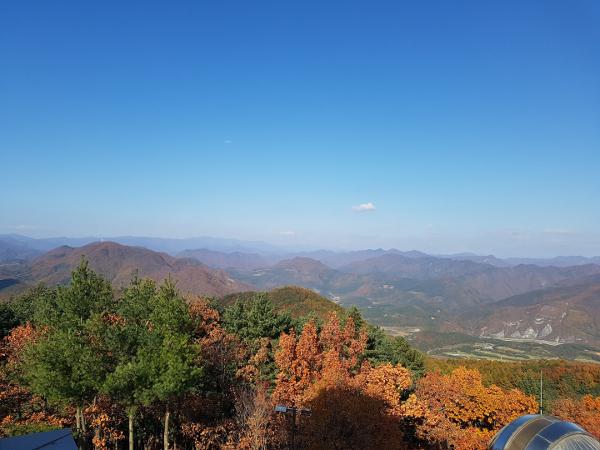
#> input picture ComputerVision/실습/Day01/picture/mountain.jpg, 600 x 450 px
$ jupyter execute --allow-errors 02.preprocessing.ipynb
#> lines starting #> are read from the running program, lines starting #| are printed output that depends on the picture; after the words box and inside, x2 and y2 are one past the last pixel; in counts of white or black regions, pixels touching at a corner belong together
<h1>Table of Contents<span class="tocSkip"></span></h1>
<div class="toc"><ul class="toc-item"><li><span><a href="#Histogram" data-toc-modified-id="Histogram-1"><span class="toc-item-num">1&nbsp;&nbsp;</span>Histogram</a></span><ul class="toc-item"><li><span><a href="#Histogram-Gray" data-toc-modified-id="Histogram-Gray-1.1"><span class="toc-item-num">1.1&nbsp;&nbsp;</span>Histogram Gray</a></span></li><li><span><a href="#Histogram-Equalization" data-toc-modified-id="Histogram-Equalization-1.2"><span class="toc-item-num">1.2&nbsp;&nbsp;</span>Histogram Equalization</a></span><ul class="toc-item"><li><span><a href="#적용-전" data-toc-modified-id="적용-전-1.2.1"><span class="toc-item-num">1.2.1&nbsp;&nbsp;</span>적용 전</a></span></li><li><span><a href="#적용-후" data-toc-modified-id="적용-후-1.2.2"><span class="toc-item-num">1.2.2&nbsp;&nbsp;</span>적용 후</a></span></li></ul></li></ul></li><li><span><a href="#Image-Threshold" data-toc-modified-id="Image-Threshold-2"><span class="toc-item-num">2&nbsp;&nbsp;</span>Image Threshold</a></span><ul class="toc-item"><li><span><a href="#Simple-Threshold" data-toc-modified-id="Simple-Threshold-2.1"><span class="toc-item-num">2.1&nbsp;&nbsp;</span>Simple Threshold</a></span></li><li><span><a href="#Adaptive-Threshold" data-toc-modified-id="Adaptive-Threshold-2.2"><span class="toc-item-num">2.2&nbsp;&nbsp;</span>Adaptive Threshold</a></span></li></ul></li><li><span><a href="#Image-Smoothing" data-toc-modified-id="Image-Smoothing-3"><span class="toc-item-num">3&nbsp;&nbsp;</span>Image Smoothing</a></span><ul class="toc-item"><li><span><a href="#Average-filter" data-toc-modified-id="Average-filter-3.1"><span class="toc-item-num">3.1&nbsp;&nbsp;</span>Average filter</a></span></li><li><span><a href="#Gaussian-filter" data-toc-modified-id="Gaussian-filter-3.2"><span class="toc-item-num">3.2&nbsp;&nbsp;</span>Gaussian filter</a></span></li><li><span><a href="#Median-filter" data-toc-modified-id="Median-filter-3.3"><span class="toc-item-num">3.3&nbsp;&nbsp;</span>Median filter</a></span></li><li><span><a href="#여러가지-필터-비교" data-toc-modified-id="여러가지-필터-비교-3.4"><span class="toc-item-num">3.4&nbsp;&nbsp;</span>여러가지 필터 비교</a></span></li></ul></li></ul></div>

## Histogram

* It is a plot with pixel values (ranging from 0 to 255, not always) in X-axis and corresponding number of pixels in the image on Y-axis.
* By looking at the histogram of an image, you get intuition about contrast, brightness, intensity distribution etc of that image.

**cv2.calcHist(images, channels, mask, histSize, ranges[, hist[, accumulate]])**
Parameters:
- image – 분석대상 이미지(uint8 or float32 type). Array형태.
- channels – 분석 채널(X축의 대상). 이미지가 graysacle이면 [0], color 이미지이면 [0],[0,1] 형태(1 : Blue, 2: Green, 3: Red)
- mask – 이미지의 분석영역. None이면 전체 영역.
- histSize – BINS 값. [256]
- ranges – Range값. [0,256]

### Histogram Gray

[cell 1]
import cv2
import numpy as np
import matplotlib.pylab as plt

#--① 이미지 그레이 스케일로 읽기 및 출력
img = cv2.imread('./picture/mountain.jpg', cv2.IMREAD_GRAYSCALE)
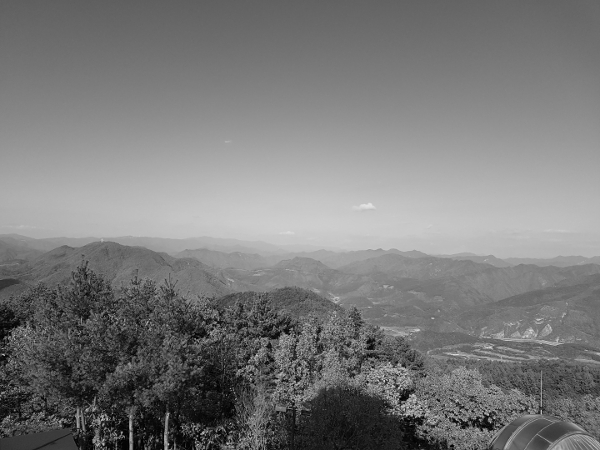
#> img: shape (450, 600); min 0, max 227, mean 121.9
plt.imshow(img,'gray')
plt.show()

#--② 히스토그램 계산 및 그리기
hist = cv2.calcHist([img], [0], None, [256], [0,255])
#> hist = 256 values, max 3288 at index 107, min 0 at index 220, mean 1054.7
plt.plot(hist)

print("hist.shape:", hist.shape)  #--③ 히스토그램의 shape (256,1)
#| hist.shape: (256, 1)
print("hist.sum():", hist.sum(), "img.shape:",img.shape) #--④ 히스토그램 총 합계와 이미지의 크기
#| hist.sum(): 270000.0 img.shape: (450, 600)
plt.show()

### Histogram Equalization

* Consider an image whose pixel values are confined to some specific range of values only. But a good image will have pixels from all regions of the image.
* So you need to stretch this histogram to either ends (as given in below image, from wikipedia) and that is what Histogram Equalization does (in simple words).
* This normally improves the contrast of the image.

CDF(Cumulative Distribution Function, 누적 분포 함수)
 : 어떤 확률 분포에 대해서 확률 변수가 특정 값보다 작거나 같은 확률을 나타낸다.

#### 적용 전

[cell 2]
import cv2
import numpy as np
from matplotlib import pyplot as plt

img = cv2.imread('picture/hawkes.jpg',0)
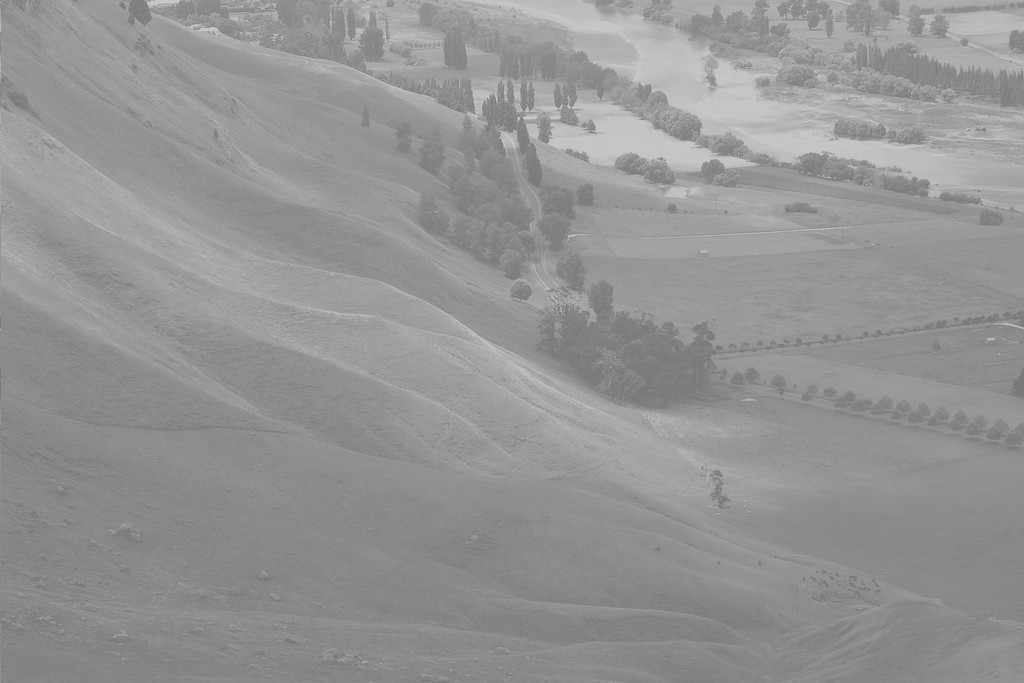
#> input picture ComputerVision/실습/Day01/picture/hawkes.jpg, 1024 x 683 px
#> img is the input picture: shape (683, 1024); min 114, max 208, mean 148
img = cv2.cvtColor(img, cv2.COLOR_BGR2RGB)
plt.figure(figsize=(8,6))
plt.imshow(img) # 이미지 출력

# 히스토그램 구하기
hist,bins = np.histogram(img.flatten(),256,[0,256])
#> hist = 256 values, max 86103 at index 137, min 0 at index 0, mean 8196; bins = 257 values from 0 to 256
# faltten() 일렬로 늘려놓는 것
# CDF(누적분포함수) 구하기
cdf = hist.cumsum()
#> cdf = 256 values from 0 to 2098176

## histogram
plt.figure(figsize=(8,5))
plt.subplot(2,1,1)
plt.title('histogram')
plt.hist(img.flatten(),256,[0,256], color = 'r')

## cdf
plt.subplot(2,1,2),
plt.title('cdf')
plt.plot(cdf, color = 'b')
plt.savefig('histogram_before.png') # 히스토그램 저장
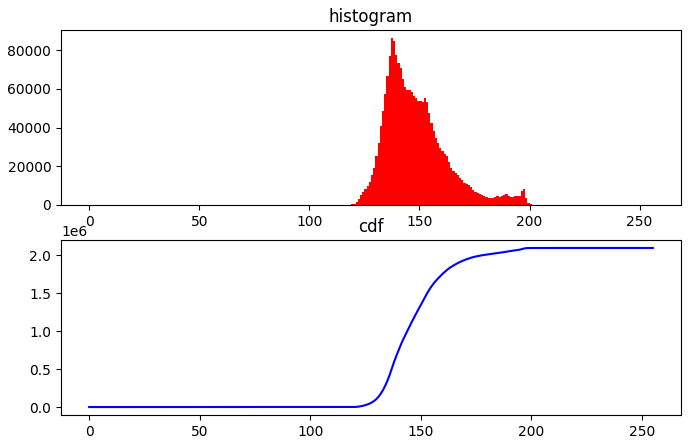
#> figure drawn by matplotlib, 2 panels; panel 1: tallest bar 86103 high, from x = 137 to 138; panel 2: curve peaks at x = 208, y = 2098176
plt.show()

#### 적용 후

[cell 3]
import cv2
import numpy as np
from matplotlib import pyplot as plt

img = cv2.imread('picture/hawkes.jpg',0)
hist,bins = np.histogram(img.flatten(),256,[0,256])
#> hist = 256 values, max 28701 at index 137, min 0 at index 0, mean 2732
cdf = hist.cumsum()
#> cdf = 256 values from 0 to 699392

# cdf의 값이 0인 경우는 mask처리를 하여 계산에서 제외
# mask처리가 되면 Numpy 계산에서 제외가 됨
# 아래는 cdf array에서 값이 0인 부분을 mask처리함
cdf_m = np.ma.masked_equal(cdf,0)

#History Equalization 공식
cdf_m = (cdf_m - cdf_m.min()) * 255 / (cdf_m.max() - cdf_m.min())

# Mask처리를 했던 부분을 다시 0으로 변환
cdf = np.ma.filled(cdf_m,0).astype('uint8')
#> cdf = 256 values from 0 to 255

img2 = cdf[img]
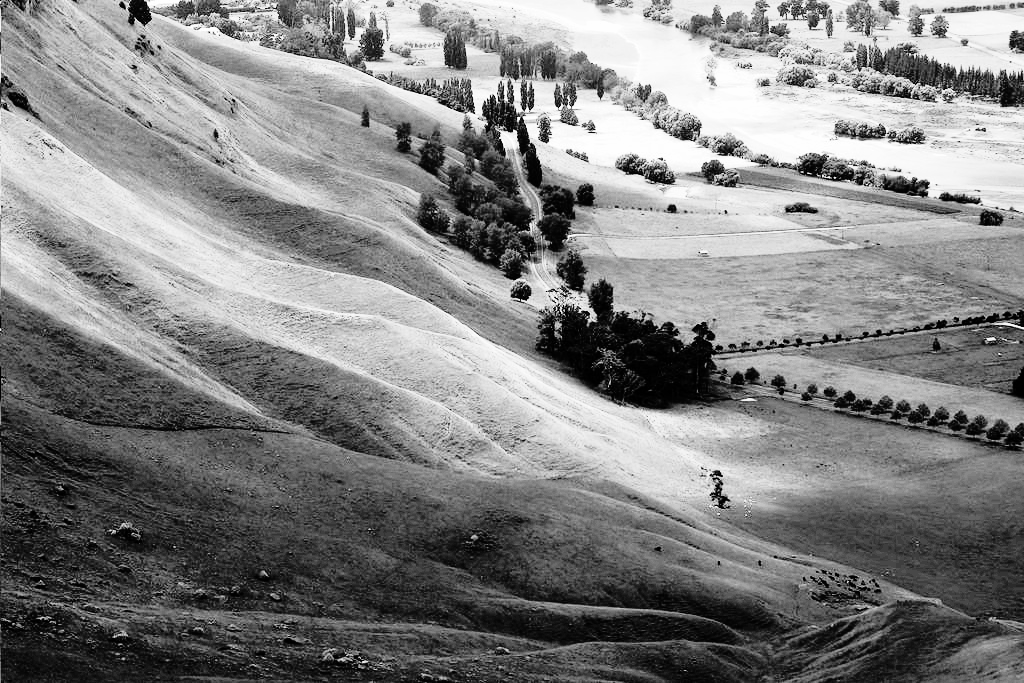
#> img2: shape (683, 1024); min 0, max 255, mean 130
img2 = cv2.cvtColor(img2, cv2.COLOR_BGR2RGB)
#> img2: shape (683, 1024, 3)
plt.figure(figsize=(8,6))
plt.imshow(img2) # 이미지 출력

## histogram
plt.figure(figsize=(8,5))
plt.subplot(2,1,1)
plt.title('histogram')
plt.hist(img2.flatten(),256,[0,256], color = 'r')

## cdf
hist2,bins2 = np.histogram(img2.flatten(),256,[0,256])
#> hist2 = 256 values, max 86103 at index 62, min 0 at index 6, mean 8196; bins2 = 257 values from 0 to 256
cdf2 = hist2.cumsum()
#> cdf2 = 256 values from 5832 to 2098176

plt.subplot(2,1,2),
plt.title('cdf')
plt.plot(cdf2, color = 'b')
plt.savefig('histogram_after.png') # 히스토그램 저장
#> figure, not shown here; panel 1: tallest bar 86103 high, from x = 62 to 63; panel 2: curve peaks at x = 255, y = 2098176
plt.show()

## Image Threshold

### Simple Threshold
cv2.threshold(src,tresh,maxval,type) -->  retval, dst

retval : otsu의 이진화와 관련

Parameter:
- src: input image로 single-channel image (grayscale을 사용)
- thresh: 임계값
- maxval: 임계값을 넘었을 때 적용할 value (흑백의 경우 255)
- type: thresholding type

Thresholding Type:
- *cv2.THRESH_BINARY*
- *cv2.THRESH_BINARY_INV*         : 픽셀값이 threshold_value보다 크면 value, 작으면 0
- *cv2.THRESH_BINARY_TRUNC*       : 픽셀값이 threshold_value보다 크면 threshold_value, 작으면 픽셀값 그대로
- *cv2.THRESH_BINARY_TOZERO*      : 픽셀값이 threshold_value보다 크면 threshold_value, 작으면 0
- *cv2.THRESH_BINARY_TOZERO_INV*  : 픽셀값이 threshold_value보다 크면 0, 작으면 픽셀값 그대로

[cell 4]
import cv2
import numpy as np
from matplotlib import pyplot as plt

img = cv2.imread('./picture/radial_gradient.png',0)
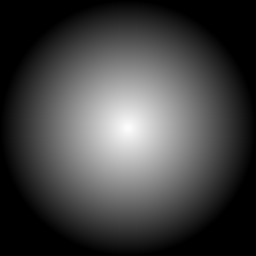
#> input picture ComputerVision/실습/Day01/picture/radial_gradient.png, 256 x 256 px
#> img is the input picture: shape (256, 256); min 0, max 254, mean 66.6
#img = cv2.imread('./picture/len_top.jpg',0)

# threshold 값 설정
t = 100

ret,thresh1 = cv2.threshold(img, t, 255, cv2.THRESH_BINARY)
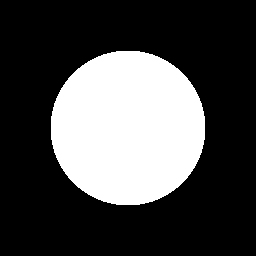
#> thresh1: shape (256, 256); 28.7% white; 1 white region, box (x1, y1, x2, y2) and area: (51, 51, 205, 205) 18828
#> ret = 100
ret,thresh2 = cv2.threshold(img, t, 255, cv2.THRESH_BINARY_INV)
ret,thresh3 = cv2.threshold(img, t, 255, cv2.THRESH_TRUNC)
ret,thresh4 = cv2.threshold(img, t, 255, cv2.THRESH_TOZERO)
ret,thresh5 = cv2.threshold(img, t, 255, cv2.THRESH_TOZERO_INV)

titles = ['Original Image','BINARY','BINARY_INV','TRUNC','TOZERO','TOZERO_INV']
images = [img, thresh1, thresh2, thresh3, thresh4, thresh5]

plt.figure(figsize=(15,8)) ##
for i in range(6):
    plt.subplot(2,3,i+1),plt.imshow(images[i],'gray')
    plt.title(titles[i])
    plt.xticks([]),plt.yticks([])

plt.show()

[cell 5]
titles = ['Original Image','BINARY','BINARY_INV','TRUNC','TOZERO','TOZERO_INV']
images = [img, thresh1, thresh2, thresh3, thresh4, thresh5]

plt.figure(figsize=(15,8)) ##
for i in range(6):
    plt.subplot(2,3,i+1)
#     plt.imshow(images[i],'gray')
    plt.title(titles[i])
    plt.hist(images[i].flatten(),256,[0,256], color = 'r')

plt.show()
#> figure, not shown here; panel 1: tallest bar 14496 high, from x = 0 to 1; panel 2: tallest bar 46708 high, from x = 0 to 1; panel 3: tallest bar 46708 high, from x = 255 to 256; panel 4: tallest bar 19116 high, from x = 100 to 101

### Adaptive Threshold
cv2.adaptiveThreshold(src, maxValue, adaptiveMethod, thresholdType, blockSize, C) = dst

Parameters:
- src: grayscale image
- maxValue: 임계값을 넘었을 때 적용할 value
- adaptiveMethod: threshold value를 찾기 위해 계산하는 방법
- thresholdType: threshold type
- blockSize: thresholding을 적용할 영역 크기
- C: Mean이나 gaussian mean에서 차감할 값

AdaptiveMethod:
- *cv2.ADAPTIVE_THRESH_MEAN_C*: block size 내의 각 픽셀 값의 평균을 threshold로 사용
- *cv2.ADAPTIVE_THRESH_GAUSSIAN_C*: block size에 맞게 gaussian filter를 생성해 wegited sum을 threshold로 사용

[cell 6]
import cv2
import numpy as np
from matplotlib import pyplot as plt

img = cv2.imread('./picture/sudoku.png',0)
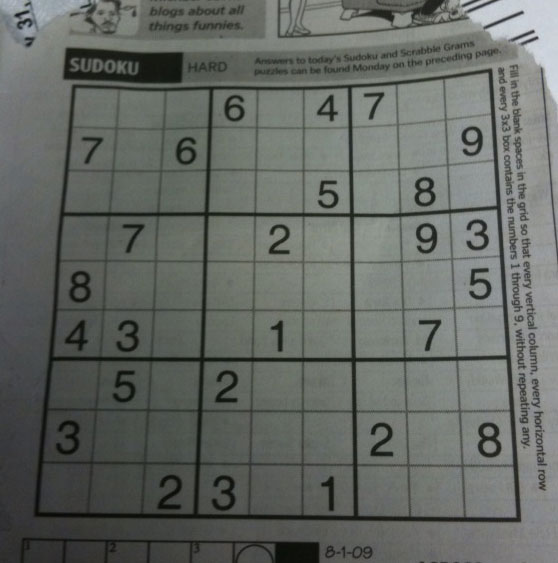
#> input picture ComputerVision/실습/Day01/picture/sudoku.png, 558 x 563 px
#> img: shape (563, 558); min 7, max 218, mean 101.8
img = cv2.medianBlur(img,5)

# threshold 값 설정
t = 100

# Global Thresholding
ret,th1 = cv2.threshold(img,t,255,cv2.THRESH_BINARY)
#> th1: shape (563, 558); 55.8% white; 154 black regions (75 under 20 px), largest, box (x1, y1, x2, y2) and area: (0, 47, 521, 563) 124851, (140, 4, 245, 39) 2741, (341, 0, 449, 29) 1738

# Adaptive Thresholding(MEAN)
th2 = cv2.adaptiveThreshold(img,255,cv2.ADAPTIVE_THRESH_MEAN_C,cv2.THRESH_BINARY,15,2)
#> th2: shape (563, 558); 76.8% white; 799 black regions (584 under 20 px), largest, box (x1, y1, x2, y2) and area: (34, 68, 521, 523) 17536, (277, 0, 535, 62) 3850, (63, 47, 184, 83) 2393

# Adaptive Thresholding(GAUSSIAN)
th3 = cv2.adaptiveThreshold(img,255,cv2.ADAPTIVE_THRESH_GAUSSIAN_C,cv2.THRESH_BINARY,15,2)
#> th3: shape (563, 558); 80.4% white; 815 black regions (645 under 20 px), largest, box (x1, y1, x2, y2) and area: (34, 68, 521, 522) 15167, (277, 0, 499, 39) 2603, (63, 47, 184, 83) 2205

titles = ['Original Image', 'Global Thresholding (t = 100)',
            'Adaptive Mean Thresholding', 'Adaptive Gaussian Thresholding']
images = [img, th1, th2, th3]

plt.figure(figsize=(12,10))
for i in range(4):
    plt.subplot(2,2,i+1)
    plt.imshow(images[i],'gray')
    plt.title(titles[i])
    plt.xticks([]),plt.yticks([])
plt.tight_layout()
plt.show()

## Image Smoothing
cv2.blur(src,ksize) = dst

Parameters:
- src: input image
- ksize: kernel size (ex: (3,3))

cv2.GaussianBlur(img, ksize, sigmaX) = dst

Parameters:
- img: input image
- ksize: kernel size (ex: (3x3))
- sigmaX: Gaussian kernel standard deviation in X direction

cv2.medianBlur(src, ksize) = dst

Parameters:
- src: input image
- ksize: odd number larger than 1

### Average filter

[cell 7]
import cv2
import numpy as np

img = cv2.imread('picture/pump_horse.jpg')
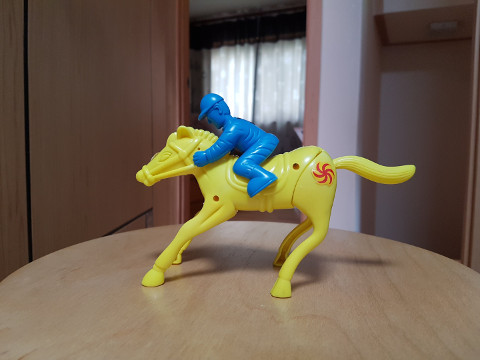
#> input picture ComputerVision/실습/Day01/picture/pump_horse.jpg, 480 x 360 px
#> img is the input picture: shape (360, 480, 3); mean B, G, R 82.8, 98.9, 112.7
img = cv2.cvtColor(img, cv2.COLOR_BGR2RGB)

'''
#5x5 평균 필터 커널 생성    ---①
kernel = np.array([[0.04, 0.04, 0.04, 0.04, 0.04],
                   [0.04, 0.04, 0.04, 0.04, 0.04],
                   [0.04, 0.04, 0.04, 0.04, 0.04],
                   [0.04, 0.04, 0.04, 0.04, 0.04],
                   [0.04, 0.04, 0.04, 0.04, 0.04]])
'''
l = 5

# 5x5 평균 필터 커널 생성  ---②
kernel = np.ones((l,l))/l**2
# 필터 적용             ---③
blured = cv2.filter2D(img, -1, kernel)

# 결과 출력
plt.figure(figsize=(10,10))
plt.imshow(img)
plt.show()

plt.figure(figsize=(10,10))
plt.imshow(blured)
plt.show()

### Gaussian filter

[cell 8]
import cv2
import numpy as np

img = cv2.imread('picture/gaussian_noise.jpg')
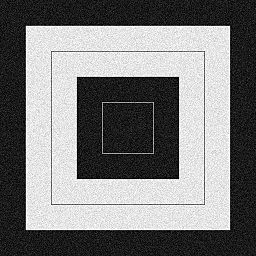
#> input picture ComputerVision/실습/Day01/picture/gaussian_noise.jpg, 256 x 256 px
#> img is the input picture: shape (256, 256, 3); min 0, max 255, mean 122.3
img = cv2.cvtColor(img, cv2.COLOR_BGR2RGB)

# 가우시안 커널을 직접 생성해서 블러링  ---①
k1 = np.array([[1, 2, 1],
               [2, 4, 2],
               [1, 2, 1]]) *(1/16)
blur1 = cv2.filter2D(img, -1, k1)
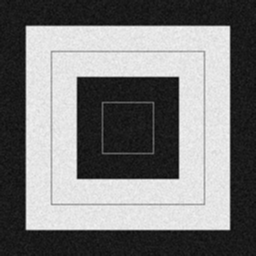
#> blur1: shape (256, 256, 3); min 7, max 247, mean 122.3

# 가우시안 커널을 API로 얻어서 블러링 ---②
k2 = cv2.getGaussianKernel(3, 0)
blur2 = cv2.filter2D(img, -1, k2*k2.T)

# 가우시안 블러 API로 블러링 ---③
blur3 = cv2.GaussianBlur(img, (3, 3), 0)

# 결과 출력
print('k1:', k1)
print('k2:', k2*k2.T)

titles = ['Gaussian Noise Image', 'k1', 'getGaussianKernel', 'GaussianBlur']
images = [img, blur1, blur2, blur3]

plt.figure(figsize=(12,10))
for i in range(4):
    plt.subplot(2,2,i+1)
    plt.imshow(images[i],'gray')
    plt.title(titles[i])
    plt.xticks([]),plt.yticks([])

cv2.imwrite('before_gaussian_noise.jpg',img)
cv2.imwrite('after_gaussian_noise.jpg',blur1)
#> Out = True
